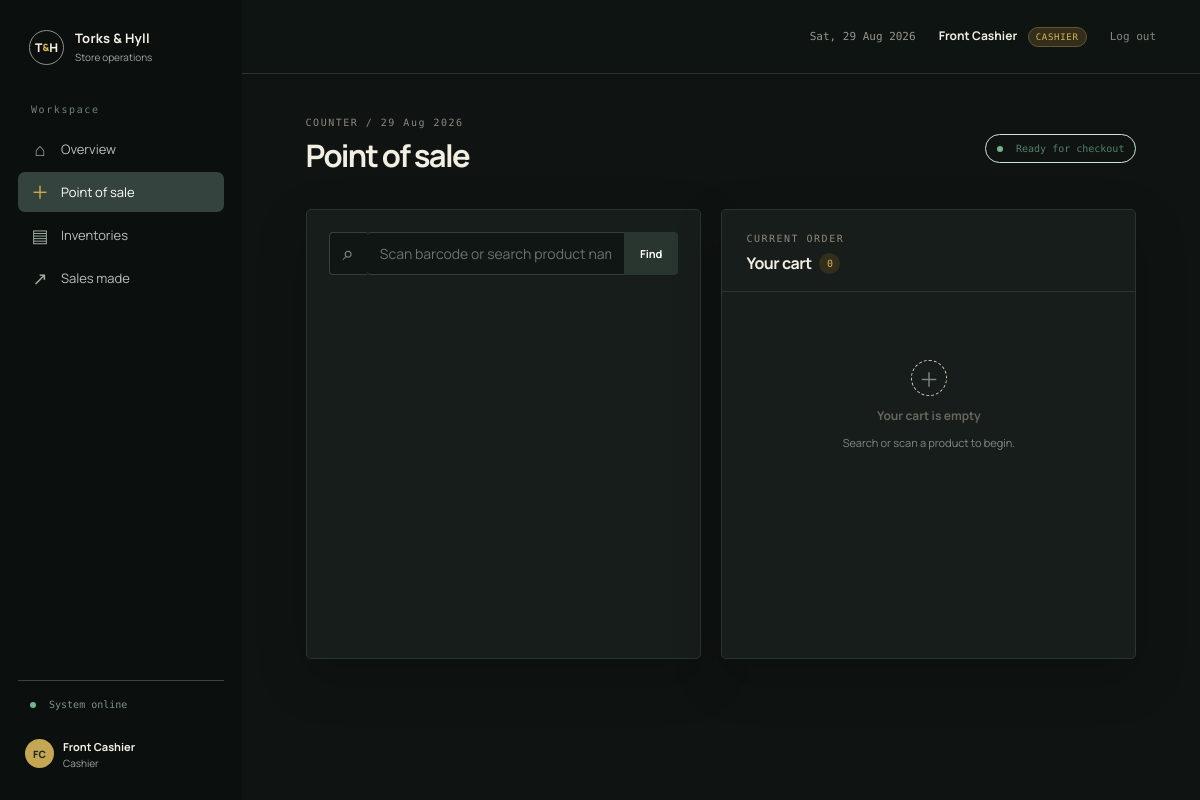
Screenshot of /index.php?page=pos (signed in) with the database file from the repository.
### tables this page shows
CREATE TABLE users (
  id INT UNSIGNED AUTO_INCREMENT PRIMARY KEY,
  employee_id VARCHAR(40) NOT NULL UNIQUE,
  first_name VARCHAR(80) NOT NULL,
  last_name VARCHAR(80) NOT NULL,
  email VARCHAR(160) NOT NULL UNIQUE,
  phone VARCHAR(40) NOT NULL DEFAULT '',
  password_hash VARCHAR(255) NOT NULL,
  role ENUM('manager','cashier') NOT NULL DEFAULT 'cashier',
  is_active TINYINT(1) NOT NULL DEFAULT 1,
  last_login_at DATETIME NULL,
  created_at TIMESTAMP NOT NULL DEFAULT CURRENT_TIMESTAMP
);

### app/auth.php (called while the page is built, shortened)
<?php
function current_user(): ?array
{
    static $loaded = false;
    static $user = null;
    if ($loaded) {
        return $user;
    }
    $loaded = true;
    $id = (int)($_SESSION['user_id'] ?? 0);
    if ($id > 0) {
        $stmt = db()->prepare('SELECT * FROM users WHERE id = ? AND is_active = 1');
        $stmt->execute([$id]);
        $user = $stmt->fetch() ?: null;
    }
    return $user;
}
function require_login(): void
{
    if (!current_user()) {
        redirect('login');
    }
}
function can(string $page): bool
{
    $user = current_user();
    return in_array($page, ['dashboard', 'inventory', 'sales', 'pos', 'receipt'], true);
}

### app/db.php (called while the page is built, shortened)
<?php
function db(): PDO
{
    static $pdo;
    if ($pdo instanceof PDO) {
        return $pdo;
    }
    $cfg = app_config('db');
    $dsn = sprintf(
        'mysql:host=%s;dbname=%s;charset=%s',
        $cfg['host'],
        $cfg['name'],
        $cfg['charset'] ?? 'utf8mb4'
    );
    $pdo = new PDO($dsn, $cfg['user'], $cfg['pass'], [
        PDO::ATTR_ERRMODE => PDO::ERRMODE_EXCEPTION,
        PDO::ATTR_DEFAULT_FETCH_MODE => PDO::FETCH_ASSOC,
        PDO::ATTR_EMULATE_PREPARES => false,
    ]);
    return $pdo;
}

### app/helpers.php (called while the page is built, shortened)
<?php
function e(mixed $value): string
{
    return htmlspecialchars((string)($value ?? ''), ENT_QUOTES, 'UTF-8');
}
function url(string $page = 'dashboard', array $params = []): string
{
    $query = array_merge(['page' => $page], $params);
    return 'index.php?' . http_build_query($query);
}

### app/layout.php (the view, shortened to what this page needs)
<?php
function render_header(string $title): void
{
    $user = current_user();
    $flashes = consume_flashes();
    ?>
    <!doctype html>
    <html lang="en">
    <head>
        <link rel="stylesheet" href="assets/css/app.css">
    </head>
    <body class="<?= $user ? 'app-shell' : 'auth-shell' ?>">
    <?php if ($user): ?>
        <aside class="sidebar">
            <a class="brand" href="<?= e(url('dashboard')) ?>">
                <span class="brand-mark">T<span>&</span>H</span>
                <span><strong>Torks & Hyll</strong><small>Store operations</small></span>
            </a>
            <nav class="nav">
                <div class="nav-label">Workspace</div>
                <?php
                $items = [
                    ['dashboard', 'Overview', '⌂'],
                    ['pos', 'Point of sale', '＋'],
                    ['inventory', 'Inventories', '▤'],
                    ['sales', 'Sales made', '↗'],
                ];
                foreach ($items as [$page, $label, $icon]):
                    ?>
                    <a class="<?= ($_GET['page'] ?? 'dashboard') === $page ? 'active' : '' ?>" href="<?= e(url($page)) ?>">
                        <span class="nav-icon"><?= e($icon) ?></span><?= e($label) ?>
                    </a>
                <?php endforeach; ?>
            </nav>
            <div class="sidebar-foot">
                <div class="status-dot"><i></i> System online</div>
                <a class="user-chip" href="<?= e(url('settings')) ?>">
                    <span class="avatar"><?= e(strtoupper(substr($user['first_name'], 0, 1) . substr($user['last_name'], 0, 1))) ?></span>
                    <span><strong><?= e($user['first_name'] . ' ' . $user['last_name']) ?></strong><small><?= e(ucfirst($user['role'])) ?></small></span>
                </a>
            </div>
        </aside>
        <main class="main">
            <header class="topbar">
                <div class="topbar-right">
                    <span class="date-label"><?= e(date('D, d M Y')) ?></span>
                    <a class="topbar-user" href="<?= e(url('settings')) ?>">
                        <?= e($user['first_name'] . ' ' . $user['last_name']) ?>
                        <span class="role-pill"><?= e(strtoupper($user['role'])) ?></span>
                    </a>
                    <a class="logout" href="<?= e(url('logout')) ?>">Log out</a>
                </div>
            </header>
            <div class="page">
    <?php else: ?>
        <?php foreach ($flashes as $flash): ?>
            <div class="toast toast-<?= e($flash['type']) ?> auth-toast"><?= e($flash['message']) ?></div>
        <?php endforeach; ?>
    <?php endif; ?>
    <?php
}
function render_footer(): void
{
    ?>
            </div>
        </main>
    </body>
    </html>
    <?php
}

### assets/css/app.css (style rules this page uses)
:root { --ink:#12120f;--muted:#77766e;--line:#e5e2d8;--paper:#f5f3ed;--panel:#fffefa;--gold:#e1b94e;--gold-deep:#ad8522;--red:#b94c42;--green:#3d845f;--navy:#1c2827;--shadow:0 16px 45px rgba(32,29,18,.06) }
* { box-sizing:border-box }
body { margin:0;background:var(--paper);color:var(--ink);font:14px Manrope,Arial,sans-serif }
a { color:inherit;text-decoration:none }
small { display:block;color:var(--muted);font-size:11px;line-height:1.6 }
.brand-mark { display:inline-flex;align-items:center;justify-content:center;width:35px;height:35px;border:1px solid #777669;border-radius:50%;font:800 12px Manrope }
.brand-mark span { color:var(--gold-deep);font-size:10px }
.app-shell { display:flex;min-height:100vh }
.sidebar { width:242px;position:fixed;inset:0 auto 0 0;display:flex;flex-direction:column;background:var(--navy);color:#f5f1e7;padding:29px 18px 20px }
.brand { display:flex;align-items:center;gap:11px;padding:0 11px 39px }
.brand strong { display:block;font-size:13px;letter-spacing:.02em }
.brand small { color:#9ea7a0;font-size:10px;margin-top:2px }
.sidebar .brand-mark { color:#f6f0df;border-color:#8c9289 }
.sidebar .brand-mark span { color:var(--gold) }
.nav { flex:1 }
.nav-label { color:#73807a;font:500 10px "DM Mono";letter-spacing:.16em;padding:0 13px 11px }
.nav a { display:flex;align-items:center;gap:12px;border-radius:7px;color:#b8c0ba;padding:11px 13px;margin:3px 0;font-size:13px;transition:.2s }
.nav a.active { background:#34433e;color:#fff }
.nav-icon { width:18px;color:#9eaa9e;text-align:center;font-size:18px;line-height:1 }
.nav a.active .nav-icon { color:var(--gold) }
.sidebar-foot { border-top:1px solid #394541;padding-top:18px }
.status-dot { color:#7d9386;font:10px "DM Mono";padding:0 12px 17px }
.status-dot i,.live-pill i { display:inline-block;width:6px;height:6px;background:#72b48c;border-radius:50%;margin-right:7px }
.user-chip { display:flex;align-items:center;gap:9px;padding:9px 7px;border-radius:7px }
.user-chip strong { font-size:11px }
.user-chip small { color:#9ea7a0;font-size:10px }
.avatar { display:grid;place-items:center;width:29px;height:29px;background:#c4a653;color:#1e2a28;border-radius:50%;font-size:10px;font-weight:800 }
.main { margin-left:242px;flex:1;min-width:0 }
.topbar { height:74px;border-bottom:1px solid var(--line);display:flex;align-items:center;justify-content:flex-end;padding:0 44px;background:rgba(245,243,237,.8) }
.topbar-right { display:flex;align-items:center;gap:23px }
.date-label { color:#97948b;font:11px "DM Mono" }
.topbar-user { font-size:12px;font-weight:700 }
.role-pill { display:inline-block;margin-left:8px;border:1px solid #d5c997;background:#f6eed3;color:#96762b;border-radius:20px;padding:4px 7px;font:500 9px "DM Mono";letter-spacing:.08em }
.logout { color:#88847b;font:11px "DM Mono" }
.page { padding:43px 5.3vw 70px;max-width:1450px }
:root { --paper:#0f1413;--panel:#171d1b;--ink:#f2eee2;--muted:#9ba49e;--line:#2a3430;--gold:#e1b94e;--gold-deep:#cba13a;--red:#d56b5e;--green:#6db98a;--navy:#0b100f;--shadow:0 18px 50px rgba(0,0,0,.22) }
body { background:var(--paper);color:var(--ink) }
.topbar { background:rgba(15,20,19,.92);border-color:var(--line) }
.role-pill,.count-badge { background:#332e1b;border-color:#65562b;color:#d6b552 }

### rows the page displays
users: first_name+last_name "FC", first_name+last_name "Front Cashier", role "Cashier", role "CASHIER"

### other values shown
$icon "⌂"
$label "Overview"
$icon "＋"
$label "Point of sale"
$icon "▤"
$label "Inventories"
$icon "↗"
$label "Sales made"
count($cartRows) "0"
